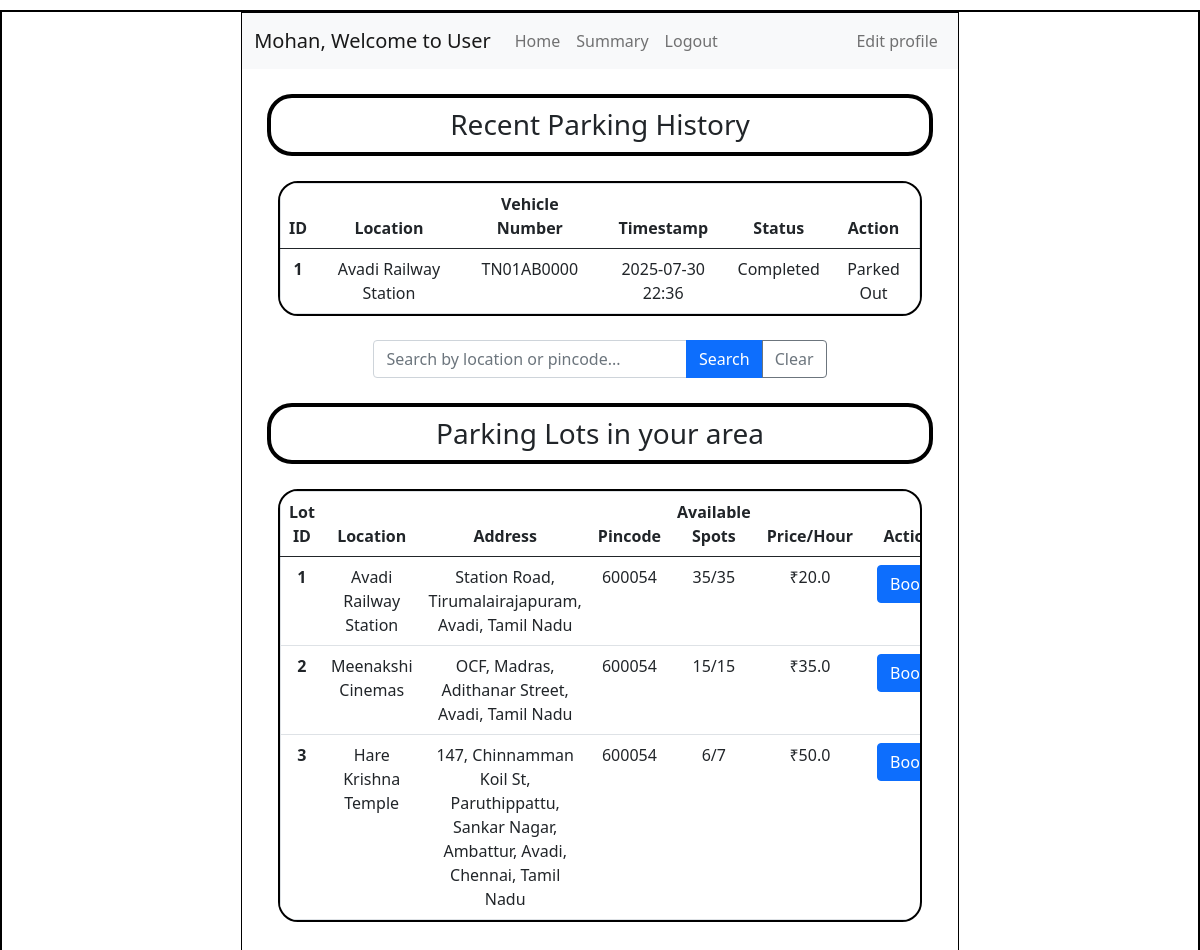
/user_dashboard/2, run on an earlier commit of the app's database.
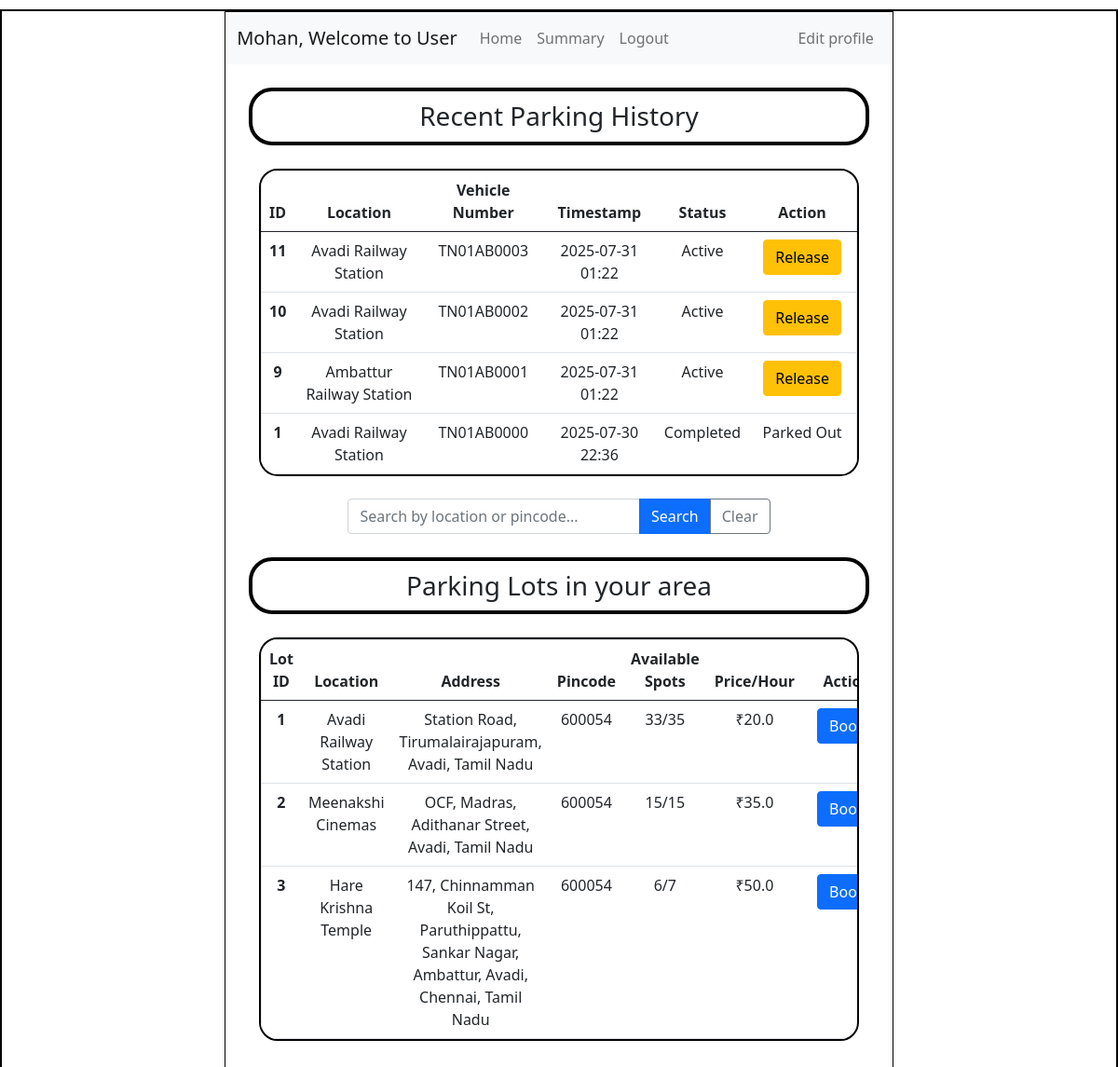
And on a later commit of the database.
### application/models.py (models this page shows)
class ParkingLot(db.Model):
    id = db.Column(db.Integer, primary_key=True)
    prime_location_name = db.Column(db.String(), nullable=False)
    price = db.Column(db.Float, nullable=False)
    address = db.Column(db.String(), nullable=False)
    pin_code = db.Column(db.String(), nullable=False)
    max_spots = db.Column(db.Integer, nullable=False)
    spots = db.relationship('ParkingSpot', backref='lot', cascade='all, delete-orphan')

class Reservation(db.Model):
    id = db.Column(db.Integer, primary_key=True)
    spot_id = db.Column(db.Integer, db.ForeignKey('parking_spot.id'), nullable=False)
    user_id = db.Column(db.Integer, db.ForeignKey('user.id'), nullable=False)
    parking_timestamp = db.Column(db.DateTime, nullable=False)
    leaving_timestamp = db.Column(db.DateTime, nullable=True)
    cost_per_unit_time = db.Column(db.Float, nullable=False)
    vehicle_num = db.Column(db.String(), nullable=False)

### application/controllers.py (the view, shortened to what this page needs)
@app.route("/user_dashboard/<int:user_id>")
def user_dashboard(user_id):
    this_user = User.query.filter_by(id=user_id).first()
    search_query = request.args.get('search_query', '').strip()
    if not search_query:
        parking_lots = ParkingLot.query.filter_by(pin_code=this_user.pincode).all()
        search_type = 'default'
    updated_lots = []
    for lot in parking_lots:
        available_count = ParkingSpot.query.filter_by(lot_id=lot.id, status='available').count()
        occupied_count = ParkingSpot.query.filter_by(lot_id=lot.id, status='occupied').count()
        updated_lots.append({
            'id': lot.id,
            'address': lot.address,
            'prime_location_name': lot.prime_location_name,
            'price': lot.price,
            'available_spots': available_count,
            'occupied_spots': occupied_count,
            'total_spots': lot.max_spots,
            'pin_code': lot.pin_code
        })
    user_reservations = Reservation.query.filter_by(user_id=user_id).order_by(Reservation.parking_timestamp.desc()).all()
    updated_reservations = []
    for reservation in user_reservations:
        spot = ParkingSpot.query.get(reservation.spot_id)
        lot = ParkingLot.query.get(spot.lot_id) if spot else None
        updated_reservations.append({
            'id': reservation.id,
            'location': lot.prime_location_name if lot else 'Unknown',
            'vehicle_number': reservation.vehicle_num,
            'timestamp': reservation.parking_timestamp.strftime('%Y-%m-%d %H:%M'),
            'status': 'Active' if not reservation.leaving_timestamp else 'Completed',
            'spot_id': reservation.spot_id,
            'lot_id': lot.id if lot else None
        })
    return render_template("user_dashboard.html", this_user=this_user, parking_lots=updated_lots, reservations=updated_reservations, search_query=search_query, search_type=search_type)

### templates/user_dashboard.html (shortened to what the changed rows need)
<!DOCTYPE html>
<html lang="en">
<head>
    <link rel="stylesheet" href="../static/style.css">
    <link href="https://cdn.jsdelivr.net/npm/bootstrap@5.0.2/dist/css/bootstrap.min.css" rel="stylesheet">
</head>
<body>
    <div id="main">
        <div id="canvas">
            <div id="content">
                <div id="table">
                    <table class="table border text-center">
                        <thead>
                            <tr>
                                <th scope="col">ID</th>
                                <th scope="col">Location</th>
                                <th scope="col">Vehicle Number</th>
                                <th scope="col">Timestamp</th>
                                <th scope="col">Status</th>
                                <th scope="col">Action</th>
                            </tr>
                        </thead>
                        <tbody>
                            {% if reservations %}
                                {% for reservation in reservations %}
                                <tr>
                                    <th scope="row">{{ reservation.id }}</th>
                                    <td>{{ reservation.location }}</td>
                                    <td>{{ reservation.vehicle_number }}</td>
                                    <td>{{ reservation.timestamp }}</td>
                                    <td>
                                        {% if reservation.status == 'Active' %}
                                            <a>Active</a>
                                        {% else %}
                                            <a>Completed</a>
                                        {% endif %}
                                    </td>
                                    <td class="text-center">
                                        {% if reservation.status == 'Active' %}
                                            <a href="/release-spot/{{ this_user.id }}/{{ reservation.id }}" class="btn btn-warning mx-2">Release</a>
                                        {% else %}
                                            <a>Parked Out</a>
                                        {% endif %}
                                    </td>
                                </tr>
                                {% endfor %}
                            {% else %}
                                <tr>
                                    <td colspan="6" class="text-center">No parking history found</td>
                                </tr>
                            {% endif %}
                        </tbody>
                    </table>
                </div>
                <div id="table">
                    <table class="table border text-center">
                        <thead>
                            <tr>
                                <th scope="col">Lot ID</th>
                                <th scope="col">Location</th>
                                <th scope="col">Address</th>
                                <th scope="col">Pincode</th>
                                <th scope="col">Available Spots</th>
                                <th scope="col">Price/Hour</th>
                                <th scope="col" class="text-center">Action</th>
                            </tr>
                        </thead>
                        <tbody>
                            {% if parking_lots %}
                                {% for lot in parking_lots %}
                                <tr>
                                    <th scope="row">{{ lot.id }}</th>
                                    <td>{{ lot.prime_location_name }}</td>
                                    <td>{{ lot.address }}</td>
                                    <td>{{ lot.pin_code }}</td>
                                    <td>
                                        {% if lot.available_spots > 0 %}
                                            <a>{{ lot.available_spots }}/{{ lot.total_spots }}</a>
                                        {% else %}
                                            <a>Occupied</a>
                                        {% endif %}
                                    </td>
                                    <td>₹{{ lot.price }}</td>
                                    <td class="text-center">
                                        {% if lot.available_spots > 0 %}
                                            <a href="/book-spot/{{ this_user.id }}/{{ lot.id }}" class="btn btn-primary mx-2">Book</a>
                                        {% else %}
                                            <button class="btn btn-secondary mx-2" disabled>Full</button>
                                        {% endif %}
                                    </td>
                                </tr>
                                {% endfor %}
                            {% endif %}
                        </tbody>
                    </table>
                </div>
            </div>
        </div>
    </div>
</body>
</html>

What changed in the data, as far as the page shows it:
computed for ParkingLot "Avadi Railway Station": available_spots "35" → "33"
added Reservation: vehicle_number "TN01AB0003"
added Reservation: vehicle_number "TN01AB0002"
now on this page (row unchanged): ParkingLot: location "Ambattur Railway Station"
added Reservation: vehicle_number "TN01AB0001"
Also different on the page:
new list line: "11 2025-07-31 01:22 Active Release"
new list line: "Avadi Railway Station"
new list line: "10 2025-07-31 01:22 Active Release"
new list line: "9 2025-07-31 01:22 Active Release"
